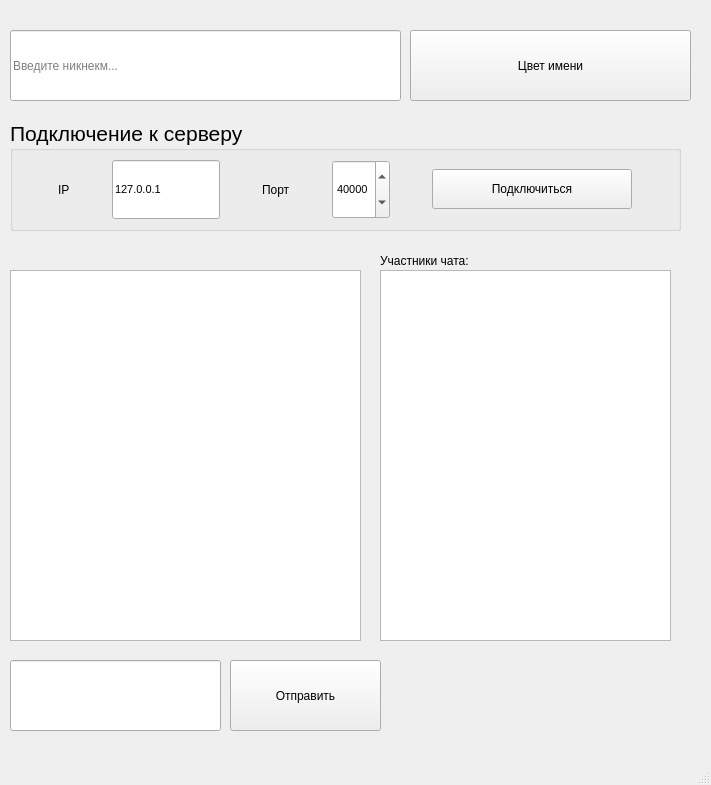
<?xml version="1.0" encoding="UTF-8"?>
<ui version="4.0">
 <class>tcp_client</class>
 <widget class="QMainWindow" name="tcp_client">
  <property name="geometry">
   <rect>
    <x>0</x>
    <y>0</y>
    <width>711</width>
    <height>785</height>
   </rect>
  </property>
  <property name="windowTitle">
   <string>client</string>
  </property>
  <widget class="QWidget" name="centralwidget">
   <widget class="QLineEdit" name="lineEdit_msg">
    <property name="geometry">
     <rect>
      <x>10</x>
      <y>660</y>
      <width>211</width>
      <height>71</height>
     </rect>
    </property>
    <property name="maxLength">
     <number>1000000</number>
    </property>
   </widget>
   <widget class="QPushButton" name="pushButton_send">
    <property name="geometry">
     <rect>
      <x>230</x>
      <y>660</y>
      <width>151</width>
      <height>71</height>
     </rect>
    </property>
    <property name="text">
     <string>Отправить</string>
    </property>
   </widget>
   <widget class="QGroupBox" name="connectToServerBox">
    <property name="geometry">
     <rect>
      <x>10</x>
      <y>120</y>
      <width>671</width>
      <height>111</height>
     </rect>
    </property>
    <property name="font">
     <font>
      <pointsize>16</pointsize>
     </font>
    </property>
    <property name="title">
     <string>Подключение к серверу</string>
    </property>
    <property name="flat">
     <bool>false</bool>
    </property>
    <layout class="QHBoxLayout" name="horizontalLayout_2">
     <item>
      <widget class="QLabel" name="label">
       <property name="sizePolicy">
        <sizepolicy hsizetype="Maximum" vsizetype="Preferred">
         <horstretch>0</horstretch>
         <verstretch>0</verstretch>
        </sizepolicy>
       </property>
       <property name="minimumSize">
        <size>
         <width>0</width>
         <height>40</height>
        </size>
       </property>
       <property name="font">
        <font>
         <pointsize>9</pointsize>
        </font>
       </property>
       <property name="text">
        <string>IP</string>
       </property>
      </widget>
     </item>
     <item>
      <widget class="QLineEdit" name="lineEdit_ip">
       <property name="sizePolicy">
        <sizepolicy hsizetype="Maximum" vsizetype="Minimum">
         <horstretch>0</horstretch>
         <verstretch>0</verstretch>
        </sizepolicy>
       </property>
       <property name="minimumSize">
        <size>
         <width>0</width>
         <height>40</height>
        </size>
       </property>
       <property name="font">
        <font>
         <pointsize>8</pointsize>
        </font>
       </property>
       <property name="text">
        <string>127.0.0.1</string>
       </property>
      </widget>
     </item>
     <item>
      <widget class="QLabel" name="label_2">
       <property name="sizePolicy">
        <sizepolicy hsizetype="Maximum" vsizetype="Preferred">
         <horstretch>0</horstretch>
         <verstretch>0</verstretch>
        </sizepolicy>
       </property>
       <property name="minimumSize">
        <size>
         <width>0</width>
         <height>40</height>
        </size>
       </property>
       <property name="font">
        <font>
         <pointsize>9</pointsize>
        </font>
       </property>
       <property name="text">
        <string>Порт</string>
       </property>
      </widget>
     </item>
     <item>
      <widget class="QSpinBox" name="spinBox_port">
       <property name="sizePolicy">
        <sizepolicy hsizetype="Maximum" vsizetype="Minimum">
         <horstretch>0</horstretch>
         <verstretch>0</verstretch>
        </sizepolicy>
       </property>
       <property name="minimumSize">
        <size>
         <width>0</width>
         <height>40</height>
        </size>
       </property>
       <property name="font">
        <font>
         <pointsize>8</pointsize>
        </font>
       </property>
       <property name="minimum">
        <number>1000</number>
       </property>
       <property name="maximum">
        <number>65555</number>
       </property>
       <property name="value">
        <number>40000</number>
       </property>
      </widget>
     </item>
     <item>
      <widget class="QPushButton" name="pushButton_connect">
       <property name="sizePolicy">
        <sizepolicy hsizetype="Expanding" vsizetype="Maximum">
         <horstretch>0</horstretch>
         <verstretch>0</verstretch>
        </sizepolicy>
       </property>
       <property name="minimumSize">
        <size>
         <width>200</width>
         <height>40</height>
        </size>
       </property>
       <property name="maximumSize">
        <size>
         <width>80</width>
         <height>16777215</height>
        </size>
       </property>
       <property name="font">
        <font>
         <pointsize>9</pointsize>
        </font>
       </property>
       <property name="text">
        <string>Подключиться</string>
       </property>
      </widget>
     </item>
    </layout>
   </widget>
   <widget class="QPlainTextEdit" name="plainTextEdit_chat">
    <property name="geometry">
     <rect>
      <x>10</x>
      <y>270</y>
      <width>351</width>
      <height>371</height>
     </rect>
    </property>
   </widget>
   <widget class="QPushButton" name="pushButton_nameColor">
    <property name="geometry">
     <rect>
      <x>410</x>
      <y>30</y>
      <width>281</width>
      <height>71</height>
     </rect>
    </property>
    <property name="text">
     <string>Цвет имени</string>
    </property>
   </widget>
   <widget class="QLineEdit" name="lineEdit_name">
    <property name="geometry">
     <rect>
      <x>10</x>
      <y>30</y>
      <width>391</width>
      <height>71</height>
     </rect>
    </property>
    <property name="text">
     <string/>
    </property>
    <property name="placeholderText">
     <string>Введите никнекм...</string>
    </property>
   </widget>
   <widget class="QListWidget" name="users_list">
    <property name="geometry">
     <rect>
      <x>380</x>
      <y>270</y>
      <width>291</width>
      <height>371</height>
     </rect>
    </property>
   </widget>
   <widget class="QLabel" name="label_3">
    <property name="geometry">
     <rect>
      <x>380</x>
      <y>250</y>
      <width>181</width>
      <height>21</height>
     </rect>
    </property>
    <property name="text">
     <string>Участники чата:</string>
    </property>
   </widget>
  </widget>
  <widget class="QMenuBar" name="menubar">
   <property name="geometry">
    <rect>
     <x>0</x>
     <y>0</y>
     <width>711</width>
     <height>21</height>
    </rect>
   </property>
  </widget>
  <widget class="QStatusBar" name="statusbar"/>
 </widget>
 <resources/>
 <connections/>
</ui>
